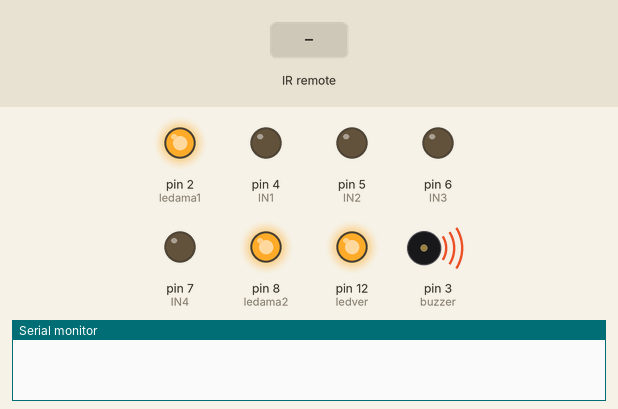
Recording of a sketch running on a simulated Arduino Uno, built with avr-gcc and run on an emulated ATmega328P. Shown: output pins drawn as LEDs (lit = HIGH), buzzer (waves = sounding, pin HIGH), the last lines printed to the serial monitor. Inputs (shaded band) come from the test bench.

Above: at 1.2 s.
1.3 s: infrared code 0xFF18E7 received
At 2.5 s:
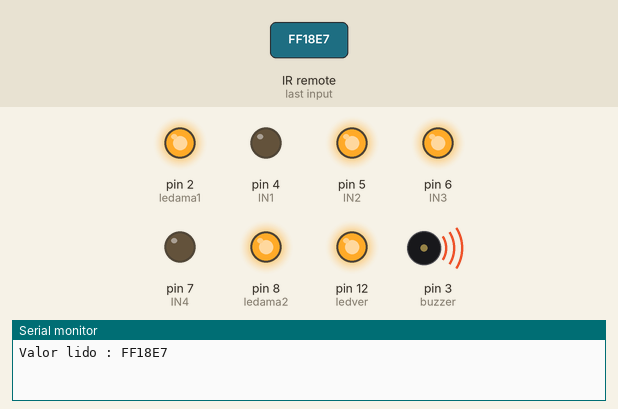
2.8 s: infrared code 0xFF4AB5 received
At 4.1 s:
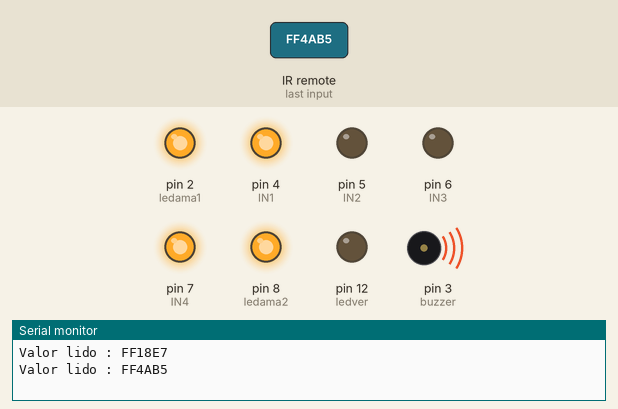
4.8 s: infrared code 0xFF5AA5 received
At 5.2 s:
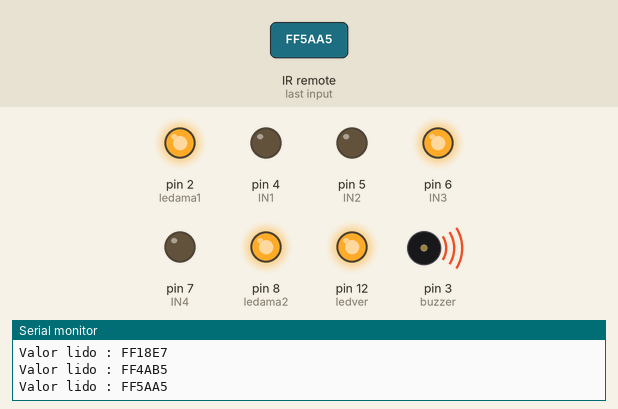
6.3 s: infrared code 0xFF6897 received
At 7.9 s:
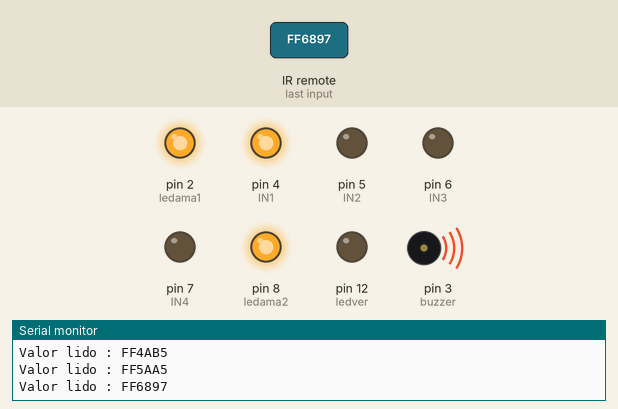
8.3 s: infrared code 0xFF10EF received
At 9.1 s:
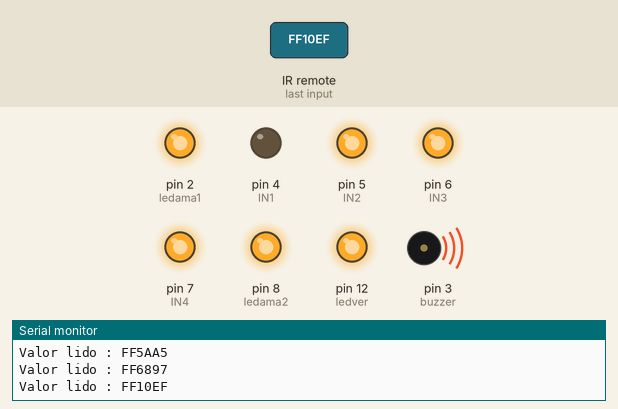
9.8 s: infrared code 0xFFB04F received
At 10.6 s:
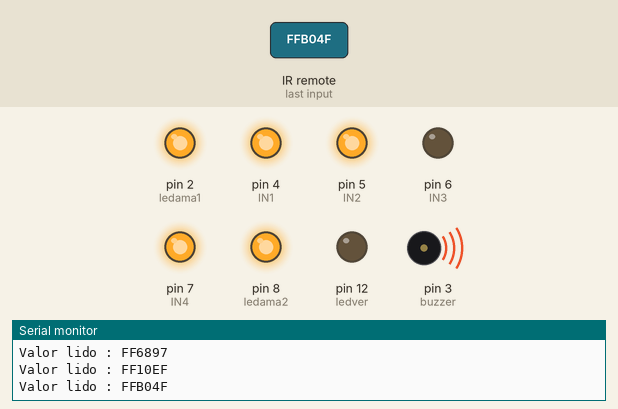
Timing chart, 0 to 12.8 s (numbered marks = the images above; inputs shaded):
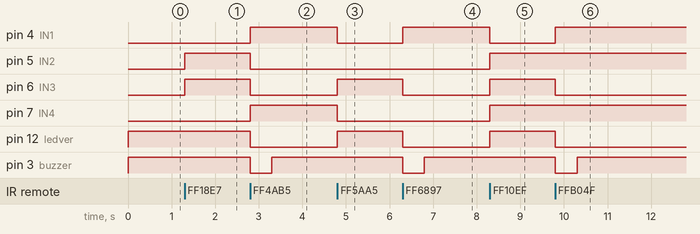

The sketch:

carrinho.ino
```cpp
#include <IRremote.h>

int sinal = 13;
float armazenavalor;
int IN1 = 4;
int IN2 = 5;
int IN3 = 6;
int IN4 = 7;
int ledver = 12;
int ledama1 = 2;
int ledama2 = 8;
int buzzer = 3;


IRrecv irrecv(sinal);
decode_results results;


void setup()
{
  Serial.begin(9600);
  irrecv.enableIRIn(); // Inicializa o receptor IR
  pinMode(IN1, OUTPUT);
  pinMode(IN2, OUTPUT);
  pinMode(IN3, OUTPUT);
  pinMode(IN4, OUTPUT);
  pinMode(ledver, OUTPUT);
  pinMode(ledama1, OUTPUT);
  pinMode(ledama2, OUTPUT);
  pinMode(buzzer, OUTPUT);
  digitalWrite(ledama1, HIGH);
  digitalWrite(ledama2, HIGH);
  digitalWrite(ledver, HIGH);
  digitalWrite(buzzer, HIGH);

}

void loop()
{
  if (irrecv.decode(&results))
  {
    Serial.print("Valor lido : ");
    Serial.println(results.value, HEX);
    armazenavalor = (results.value);

    irrecv.resume(); //Le o próximo valor

    if (armazenavalor == 0xFF18E7) // IR PARA FRENTE
    {
      digitalWrite(IN1, LOW);
      digitalWrite(IN2, HIGH);
      digitalWrite(IN3, HIGH);
      digitalWrite(IN4, LOW);
      digitalWrite(ledver, HIGH);
    }

    if (armazenavalor == 0xFF4AB5) // IR PARA ATRAS
     {
      digitalWrite(IN1, HIGH);
      digitalWrite(IN2, LOW);
      digitalWrite(IN3, LOW);
      digitalWrite(IN4, HIGH);
      digitalWrite(ledver, LOW);
      digitalWrite(buzzer, LOW);
      delay(500);
      digitalWrite(buzzer, HIGH);
      delay(500);
     }

     if (armazenavalor == 0xFF5AA5) // IR PARA ESQ FRENTE
     {
      digitalWrite(IN1, LOW);
      digitalWrite(IN2, LOW);
      digitalWrite(IN3, HIGH);
      digitalWrite(IN4, LOW);
      digitalWrite(ledver, HIGH);
     }

     if (armazenavalor == 0xFF6897) // IR PARA ESQ ATRAS
     {
      digitalWrite(IN1, HIGH);
      digitalWrite(IN2, LOW);
      digitalWrite(IN3, LOW);
      digitalWrite(IN4, LOW);
      digitalWrite(ledver, LOW);
      digitalWrite(buzzer, LOW);
      delay(500);
      digitalWrite(buzzer, HIGH);
      delay(500);
     }

     if (armazenavalor == 0xFF10EF) // IR PARA DIR FRENTE
     {
      digitalWrite(IN1, LOW);
      digitalWrite(IN2, HIGH);
      digitalWrite(IN3, HIGH);
      digitalWrite(IN4, HIGH);
      digitalWrite(ledver, HIGH);
     }

     if (armazenavalor == 0xFFB04F) // IR PARA DIR ATRAS
     {
      digitalWrite(IN1, HIGH);
      digitalWrite(IN2, HIGH);
      digitalWrite(IN3, LOW);
      digitalWrite(IN4, HIGH);
      digitalWrite(ledver, LOW);
      digitalWrite(buzzer, LOW);
      delay(500);
      digitalWrite(buzzer, HIGH);
      delay(500);
     }

     if (armazenavalor == 0xFF38C7) // TODOS PARADOS
     {
      digitalWrite(IN1, LOW);
      digitalWrite(IN2, LOW);
      digitalWrite(IN3, HIGH);
      digitalWrite(IN4, HIGH);
      digitalWrite(ledver, HIGH);
     }


     if (armazenavalor == 0xFFE21D) //LED FAROL LIGA
     {
      digitalWrite(ledama1, LOW);
     }
     if (armazenavalor == 0xFFC23D) //LED FAROL DESLIGA
     {
      digitalWrite(ledama1, HIGH);
     }

     if (armazenavalor == 0xFF9867) //CANHÂO
     {
      digitalWrite(ledama2, LOW);
      delay(500);
      digitalWrite(ledama2, HIGH);
     }

     if (armazenavalor == 0xFFE01F) //CANHÂO
     {
      digitalWrite(ledama2, LOW);
      delay(500);
      digitalWrite(ledama2, HIGH);
      delay(500);
     }

     if (armazenavalor == 0xFF629D) //Buzina
     {
      digitalWrite(buzzer, LOW);
      delay(400);
      digitalWrite(buzzer, HIGH);
     }
  }
}
```

Measured:
- after the input at 1.3 s, pin 5 (IN2), pin 6 (IN3): LOW → HIGH at once
- after the input at 2.8 s, pin 4 (IN1), pin 7 (IN4): LOW → HIGH at once; pin 5 (IN2), pin 6 (IN3), pin 12 (ledver): HIGH → LOW at once; pin 3 (buzzer): HIGH → LOW at once, → HIGH 0.50 s later
- after the input at 4.8 s, pin 4 (IN1), pin 7 (IN4): HIGH → LOW at once; pin 6 (IN3), pin 12 (ledver): LOW → HIGH at once
- after the input at 6.3 s, pin 4 (IN1): LOW → HIGH at once; pin 6 (IN3), pin 12 (ledver): HIGH → LOW at once; pin 3 (buzzer): HIGH → LOW at once, → HIGH 0.50 s later
- after the input at 8.3 s, pin 4 (IN1): HIGH → LOW at once; pin 5 (IN2), pin 6 (IN3), pin 7 (IN4), pin 12 (ledver): LOW → HIGH at once
- after the input at 9.8 s, pin 4 (IN1): LOW → HIGH at once; pin 6 (IN3), pin 12 (ledver): HIGH → LOW at once; pin 3 (buzzer): HIGH → LOW at once, → HIGH 0.50 s later
